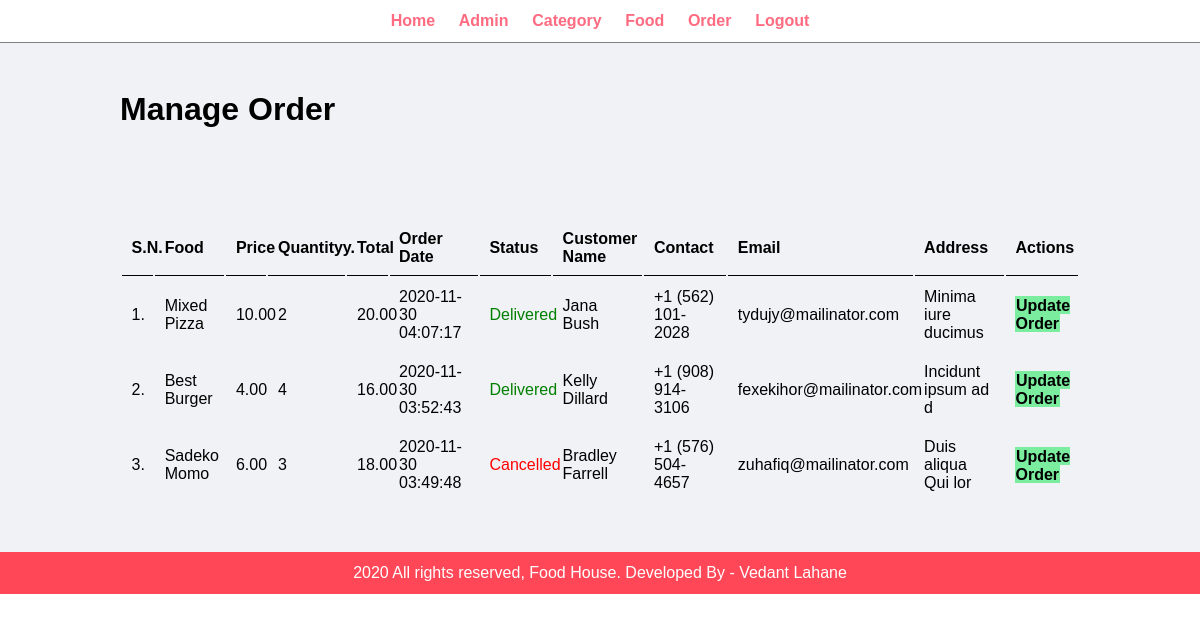
The page /admin/manage-order.php on the database its author committed.
### tables this page shows
CREATE TABLE `order_table` (
  `id` int(10) UNSIGNED NOT NULL,
  `food` varchar(150) NOT NULL,
  `price` decimal(10,2) NOT NULL,
  `quantity` int(11) NOT NULL,
  `total` decimal(10,2) NOT NULL,
  `order_date` datetime NOT NULL,
  `status` varchar(50) NOT NULL,
  `customer_name` varchar(150) NOT NULL,
  `customer_contact` varchar(20) NOT NULL,
  `customer_email` varchar(150) NOT NULL,
  `customer_address` varchar(255) NOT NULL
);

### admin/manage-order.php (the view, shortened to what this page needs)
<?php include('partials/menu.php'); ?>
<div class="main-content">
    <div class="wrapper">
        <h1>Manage Order</h1>
                <br /><br /><br />
                <br><br>
                <table class="tbl-full">
                    <tr>
                        <th>S.N.</th>
                        <th>Food</th>
                        <th>Price</th>
                        <th>Quantityy.</th>
                        <th>Total</th>
                        <th>Order Date</th>
                        <th>Status</th>
                        <th>Customer Name</th>
                        <th>Contact</th>
                        <th>Email</th>
                        <th>Address</th>
                        <th>Actions</th>
                    </tr>
                    <?php
                        $sql = "SELECT * FROM order_table ORDER BY id DESC";
                        $res = mysqli_query($conn, $sql);
                        $count = mysqli_num_rows($res);
                        $sn = 1;
                        if($count>0)
                        {
                            while($row=mysqli_fetch_assoc($res))
                            {
                                $id = $row['id'];
                                $food = $row['food'];
                                $price = $row['price'];
                                $qty = $row['quantity'];
                                $total = $row['total'];
                                $order_date = $row['order_date'];
                                $status = $row['status'];
                                $customer_name = $row['customer_name'];
                                $customer_contact = $row['customer_contact'];
                                $customer_email = $row['customer_email'];
                                $customer_address = $row['customer_address'];
                                ?>
                                    <tr>
                                        <td><?php echo $sn++; ?>. </td>
                                        <td><?php echo $food; ?></td>
                                        <td><?php echo $price; ?></td>
                                        <td><?php echo $qty; ?></td>
                                        <td><?php echo $total; ?></td>
                                        <td><?php echo $order_date; ?></td>
                                        <td>
                                            <?php
                                                if($status=="Ordered")
                                                {
                                                    echo "<label>$status</label>";
                                                }
                                                elseif($status=="On Delivery")
                                                {
                                                    echo "<label style='color: orange;'>$status</label>";
                                                }
                                                elseif($status=="Delivered")
                                                {
                                                    echo "<label style='color: green;'>$status</label>";
                                                }
                                                elseif($status=="Cancelled")
                                                {
                                                    echo "<label style='color: red;'>$status</label>";
                                                }
                                            ?>
                                        </td>
                                        <td><?php echo $customer_name; ?></td>
                                        <td><?php echo $customer_contact; ?></td>
                                        <td><?php echo $customer_email; ?></td>
                                        <td><?php echo $customer_address; ?></td>
                                        <td>
                                            <a href="<?php echo SITEURL; ?>admin/update-order.php?id=<?php echo $id; ?>" class="btn-secondary">Update Order</a>
                                        </td>
                                    </tr>
                                <?php
                            }
                        }
                        else
                        {
                            echo "<tr><td colspan='12' class='error'>Orders not Available</td></tr>";
                        }
                    ?>
                </table>
    </div>
</div>
<?php include('partials/footer.php'); ?>

### css/admin.css (style rules this page uses)
* { margin: 0; padding: 0; font-family: Arial, Helvetica, sans-serif; }
.wrapper { padding: 1%; width: 80%; margin: 0 auto; }
.tbl-full { width: 100%; }
table tr th { border-bottom: 1px solid black; padding: 1%; text-align: left; }
table tr td { padding: 1%; }
.btn-secondary { background-color: #7bed9f; padding: 1%; color: black; text-decoration: none; font-weight: bold; }
.main-content { background-color: #f1f2f6; padding: 3% 0; }

### rows shown on the page
order_table: food "Mixed Pizza", price "10.00", quantity "2", total "20.00", order_date "2020-11-30 04:07:17", status "Delivered", customer_name "Jana Bush", customer_contact "+1 (562) 101-2028", customer_email "tydujy@mailinator.com", customer_address "Minima iure ducimus"
order_table: food "Best Burger", price "4.00", quantity "4", total "16.00", order_date "2020-11-30 03:52:43", status "Delivered", customer_name "Kelly Dillard", customer_contact "+1 (908) 914-3106", customer_email "fexekihor@mailinator.com", customer_address "Incidunt ipsum ad d"
order_table: food "Sadeko Momo", price "6.00", quantity "3", total "18.00", order_date "2020-11-30 03:49:48", status "Cancelled", customer_name "Bradley Farrell", customer_contact "+1 (576) 504-4657", customer_email "zuhafiq@mailinator.com", customer_address "Duis aliqua Qui lor"
